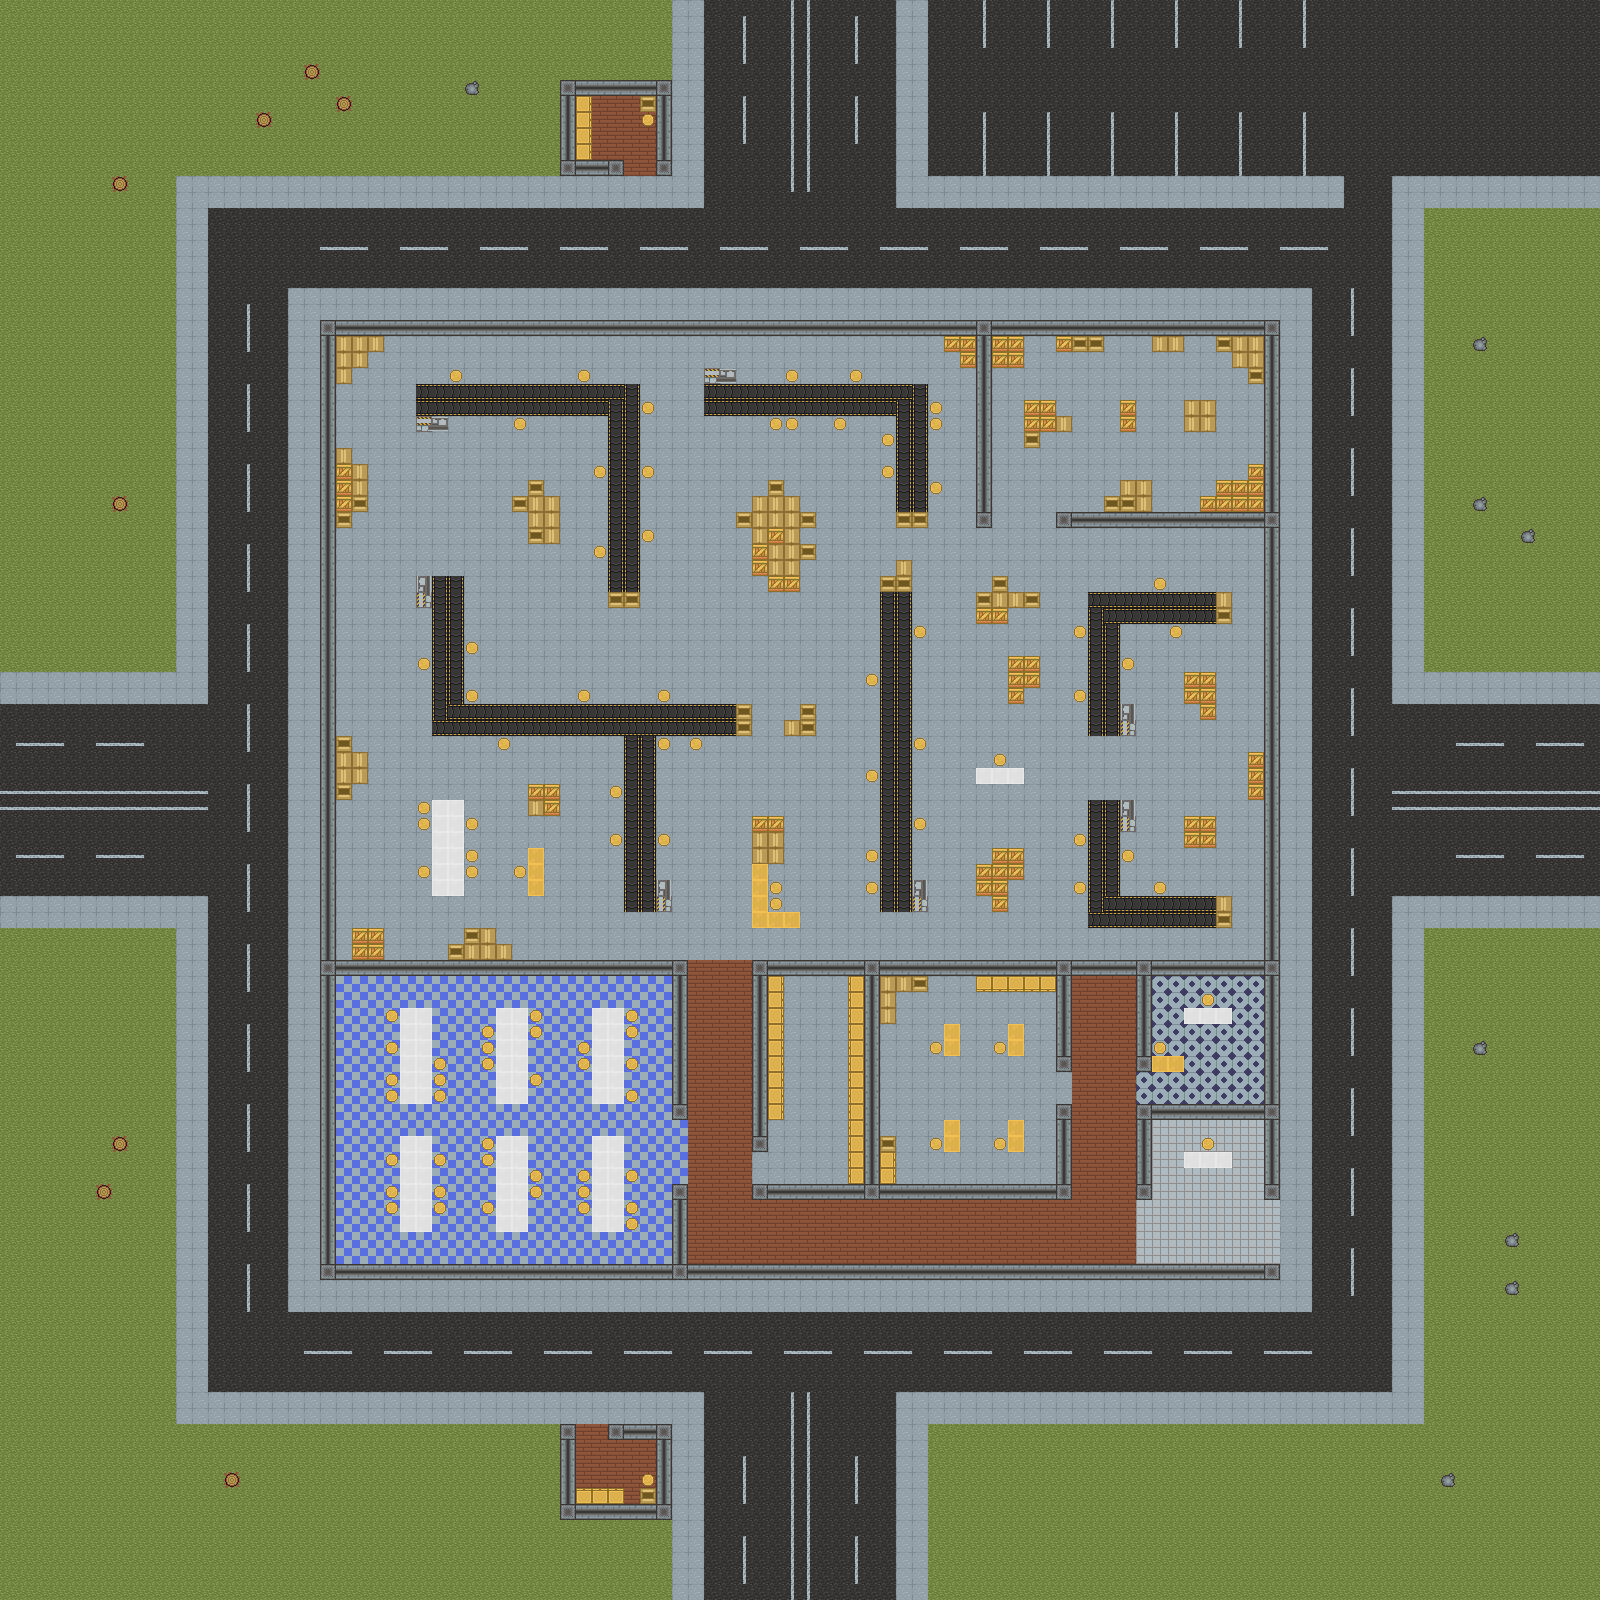

This game map was drawn from its Tiled (.tmx) file and the tilesets committed beside it. A one-line description and the trimmed map source follow:
An orthogonal 100x100 tile map with 16x16 px tiles, 2 tile layers (ground, wall), 1 hidden layer not drawn and 40 objects (27x Bau, 9x Enemy, 4x luz).

<map version="1.2" tiledversion="1.3.4" orientation="orthogonal" renderorder="right-down" width="100" height="100" tilewidth="16" tileheight="16" infinite="0" nextlayerid="6" nextobjectid="41">
 <tileset firstgid="1" source="tileset test01.tsx" />
 <layer id="1" name="ground" width="100" height="100">
  <data>[10000 cells, 10000 non-empty, 9 distinct tile ids]</data>
 </layer>
 <layer id="3" name="wall" width="100" height="100">
  <data>[10000 cells, 1149 non-empty, 21 distinct tile ids]</data>
 </layer>
 <layer id="4" name="roof" width="100" height="100" visible="0">
  <data>[10000 cells, 3676 non-empty, 9 distinct tile ids]</data>
 </layer>
 <objectgroup id="5" name="actors">
  <object id="1" name="Enemy-1" type="Enemy" x="625" y="176.5" width="47" height="64" />
  <object id="2" name="Enemy-2" type="Enemy" x="576" y="1354" width="48.6667" height="69.3333" />
  <object id="3" name="Enemy-3" type="Enemy" x="1185.33" y="1183.67" width="46" height="63.6667" />
  <object id="4" name="Enemy-4" type="Enemy" x="960.333" y="1055.67" width="47" height="63.6667" />
  <object id="5" name="Enemy-5" type="Enemy" x="800.667" y="1024" width="47" height="64" />
  <object id="6" name="Enemy-6" type="Enemy" x="449" y="1072.33" width="46.3333" height="63.3333" />
  <object id="7" name="Enemy-7" type="Enemy" x="417" y="464.667" width="46" height="62.6667" />
  <object id="8" name="Enemy-8" type="Enemy" x="1008.33" y="479.667" width="47.3333" height="63.6667" />
  <object id="9" name="Enemy-9" type="Enemy" x="1168.33" y="735.667" width="47.3333" height="64.3333" />
  <object id="10" name="Bau-1" type="Bau" x="575.667" y="96" width="15.3333" height="63.3333" />
  <object id="11" name="Bau-2" type="Bau" x="1216.67" y="481" width="31.6667" height="15.3333" />
  <object id="12" name="Bau-3" type="Bau" x="1151.67" y="335.333" width="32.3333" height="17.3333" />
  <object id="13" name="Bau-4" type="Bau" x="1120.67" y="400.667" width="14.6667" height="30.3333" />
  <object id="14" name="Bau-5" type="Bau" x="1056" y="336" width="47.3333" height="15" />
  <object id="15" name="Bau-6" type="Bau" x="1025" y="401" width="15" height="45.6667" />
  <object id="16" name="Bau-7" type="Bau" x="1007.67" y="336.333" width="15.6667" height="31.3333" />
  <object id="17" name="Bau-8" type="Bau" x="1121" y="480.667" width="31" height="15.6667" />
  <object id="18" name="Bau-9" type="Bau" x="1008.33" y="592.667" width="31.6667" height="16" />
  <object id="19" name="Bau-10" type="Bau" x="1008.33" y="656" width="31.3333" height="16" />
  <object id="20" name="Bau-11" type="Bau" x="1248.67" y="751.667" width="15.3333" height="48" />
  <object id="21" name="Bau-12" type="Bau" x="1216.67" y="896" width="15.3333" height="32" />
  <object id="22" name="Bau-13" type="Bau" x="993.333" y="848.667" width="30.6667" height="14.6667" />
  <object id="23" name="Bau-14" type="Bau" x="897" y="512.333" width="30.6667" height="14.3333" />
  <object id="24" name="Bau-15" type="Bau" x="769" y="576.333" width="30.6667" height="15.6667" />
  <object id="25" name="Bau-16" type="Bau" x="608.333" y="592.333" width="31" height="16" />
  <object id="26" name="Bau-17" type="Bau" x="529" y="528" width="30.3333" height="15.6667" />
  <object id="27" name="Bau-18" type="Bau" x="352" y="464" width="15.6667" height="47" />
  <object id="28" name="Bau-19" type="Bau" x="352.333" y="752.333" width="15" height="32" />
  <object id="29" name="Bau-20" type="Bau" x="465" y="928.333" width="30.6667" height="15.6667" />
  <object id="30" name="Bau-21" type="Bau" x="529" y="799.333" width="30.6667" height="16" />
  <object id="31" name="Bau-22" type="Bau" x="752" y="816" width="32" height="15.3333" />
  <object id="32" name="Bau-23" type="Bau" x="768" y="975.667" width="15.3333" height="48.3333" />
  <object id="33" name="Bau-24" type="Bau" x="847.667" y="1135" width="15.6667" height="46.6667" />
  <object id="34" name="Bau-25" type="Bau" x="879.667" y="991.333" width="16.6667" height="30.3333" />
  <object id="35" name="Bau-26" type="Bau" x="1009.33" y="976" width="45.6667" height="16.3333" />
  <object id="36" name="Bau-27" type="Bau" x="576.667" y="1488.67" width="46.6667" height="14.3333" />
  <object id="37" name="luz-1" type="luz" x="674" y="144.5" width="14" height="15" />
  <object id="38" name="luz-2" type="luz" x="673" y="1424.5" width="14.5" height="16" />
  <object id="39" name="luz-3" type="luz" x="1264.5" y="1231.5" width="16" height="16" />
  <object id="40" name="luz-4" type="luz" x="705.5" y="913" width="13.5" height="15.5" />
 </objectgroup>
</map>